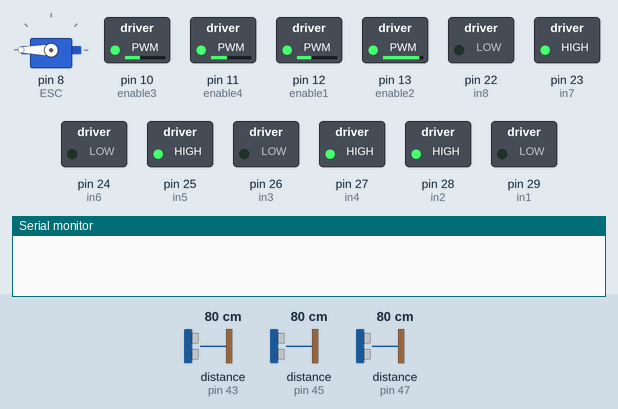
This sketch was run on a simulated Arduino Mega 2560, built with avr-gcc and run on an emulated ATmega2560. Parts: servo, switched loads named in the sketch (green lamp = pin HIGH), the last lines printed to the serial monitor. Wiring (inferred from the names in the program): 3 × ultrasonic range finder: trigger pin 42, echo pin 43 / trigger pin 44, echo pin 45 / trigger pin 46, echo pin 47. The test bench sets the inputs (shaded band); at power-on: distance to the obstacle (sensors on pin 45, pin 43, pin 47) 80 cm. The echo pulse lasts 58.3 µs per cm; random numbers use the default seed unless the sketch sets one; pins used as bus, display or sensor lines are not drawn.

Above: at 6.2 s.
6.3 s: distance to the obstacle (sensor on pin 45) set to 29 cm
7.8 s: distance to the obstacle (sensor on pin 45) set to 24 cm
At 8.7 s:
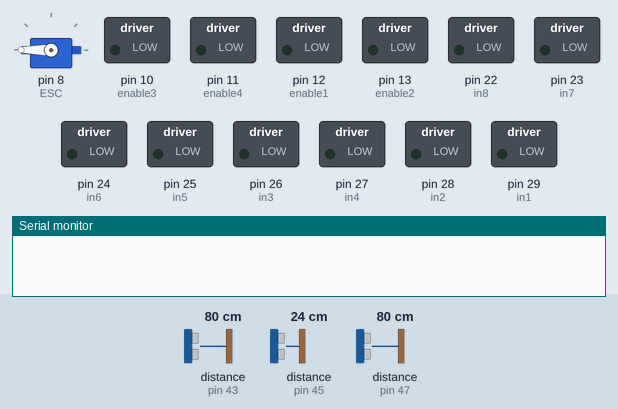
At 10.1 s:
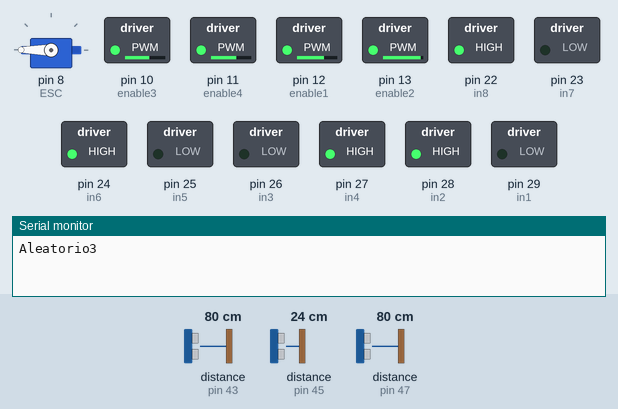
10.8 s: distance to the obstacle (sensor on pin 43) set to 27 cm
At 12.6 s:
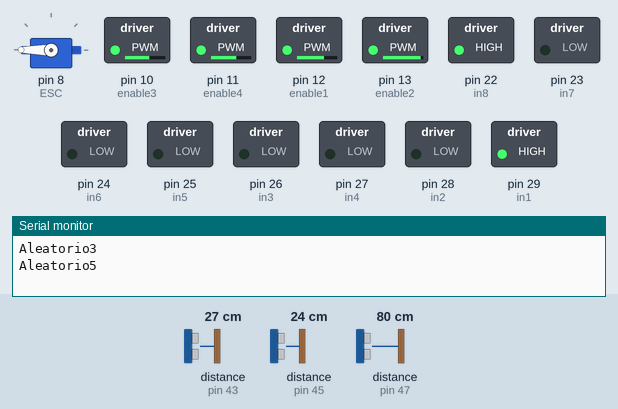
13.8 s: distance to the obstacle (sensor on pin 43) set to 23 cm
At 16.2 s:
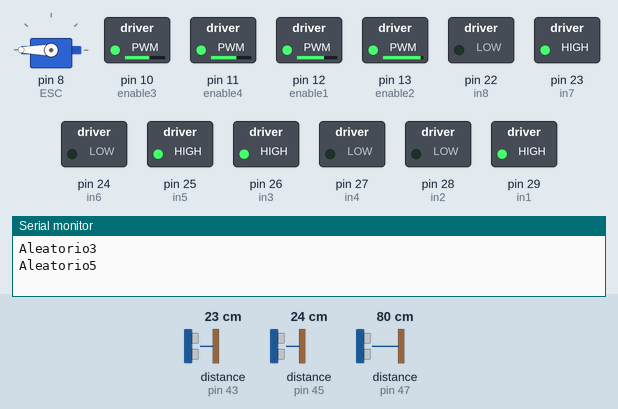
16.8 s: distance to the obstacle (sensor on pin 43) set to 250 cm
18.6 s: distance to the obstacle (sensor on pin 45) set to 35 cm
Timing chart, 0 to 21.8 s (numbered marks = the images above; inputs shaded):
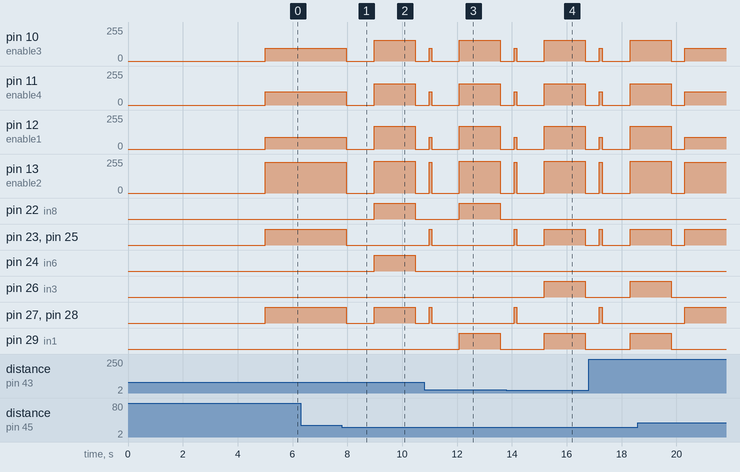

Measured:
- the behaviour switches between 27 and 26 cm on distance to the obstacle (sensor on pin 45) (found by bisection; images 0 and 1)
- the behaviour switches between 26 and 25 cm on distance to the obstacle (sensor on pin 43) (found by bisection; images 3 and 4)
- after the input at 6.3 s, every drawn part: stays the same
- after the input at 7.8 s, pin 10 (enable3): 95/255 → 0/255 after 0.17 s, → 155/255 1.0 s later, → 0/255 1.5 s later; pin 11 (enable4): 100/255 → 0/255 after 0.17 s, → 160/255 1.0 s later, → 0/255 1.5 s later

The sketch:

CodigoTCC.ino
```cpp
  // Trabalho de Conclusão de Curso em Engenharia de Controle e Automação
  // Protótipo de Robô Doméstico para Aspiração de Pó com Rodas Omnidirecionais
  // Leonardo Cristiano Küster

  #include <Ultrasonic.h>
  #include <Servo.h>

  #define sensorTrig1      46                     // Sensor Ultrassônico 1, Pino do Trig
  #define sensorEcho1      47                     // Sensor Ultrassônico 1, Pino do Echo
  #define sensorTrig2      44                     // Sensor Ultrassônico 2, Pino do Trig
  #define sensorEcho2      45                     // Sensor Ultrassônico 2, Pino do Echo
  #define sensorTrig3      42                     // Sensor Ultrassônico 3, Pino do Trig
  #define sensorEcho3      43                     // Sensor Ultrassônico 3, Pino do Echo
  #define in1              29                     // Motor Esquerdo Frontal, Pino 1
  #define in2              28                     // Motor Esquerdo Frontal, Pino 2
  #define in3              26                     // Motor Esquerdo Trazeiro, Pino 1
  #define in4              27                     // Motor Esquerdo Trazeiro, Pino 2
  #define in5              25                     // Motor Direito Frontal, Pino 1
  #define in6              24                     // Motor Direito Frontal, Pino 2
  #define in7              23                     // Motor Direito Trazeiro, Pino 1
  #define in8              22                     // Motor Direito Trazeiro, Pino 2
  #define enable1          12                     // Pino PWM para controle de Velocidade Motor Esquerdo Frontal
  #define enable2          13                     // Pino PWM para controle de Velocidade Motor Esquerdo Trazeiro
  #define enable3          10                     // Pino PWM para controle de Velocidade Motor Direito Frontal
  #define enable4          11                     // Pino PWM para controle de Velocidade Motor Direito Trazeiro
  #define VelocidadeMotor  170                    // Definição da Velocidade do Motor Esquerdo Frontal (0 a 255)
  #define VelocidadeMotor1 240                    // Definição da Velocidade do Motor Esquerdo Trazeiro (0 a 255)
  #define VelocidadeMotor2 155                    // Definição da Velocidade do Motor Direito Frontal (0 a 255)
  #define VelocidadeMotor3 160                    // Definição da Velocidade do Motor Direito Trazeiro (0 a 255)
  #define distLimite       25                     // Distância limite de 20 centímetros

  unsigned long pulsetime = 0;
  unsigned long distancia = 0;                    // Armazena o valor da Distância

  Servo ESC;

  void setup() {

    pinMode(enable1, OUTPUT);
    pinMode(enable2, OUTPUT);
    pinMode(enable3, OUTPUT);
    pinMode(enable4, OUTPUT);
    pinMode(in1, OUTPUT);
    pinMode(in2, OUTPUT);
    pinMode(in3, OUTPUT);
    pinMode(in4, OUTPUT);
    pinMode(in5, OUTPUT);
    pinMode(in6, OUTPUT);
    pinMode(in7, OUTPUT);
    pinMode(in8, OUTPUT);

    pinMode(sensorTrig1, OUTPUT);
    pinMode(sensorEcho1, INPUT);
    pinMode(sensorTrig2, OUTPUT);
    pinMode(sensorEcho2, INPUT);
    pinMode(sensorTrig3, OUTPUT);
    pinMode(sensorEcho3, INPUT);

    Serial.begin(9600);

    ESC.attach(8, 1000, 2000);
    ESC.write(0);

    delay(5000);                                  // Tempo de Espera antes de Inicializar

    ESC.write(180);                               // Potência definida para o ESC (0 a 180)

  }

  void FuncaoAleatoria();

  void loop() {

    int DistanciaFrente = 100;
    int DistanciaEsquerda = 100;
    int DistanciaDireita = 100;


    while(DistanciaFrente > distLimite && DistanciaEsquerda > distLimite && DistanciaDireita > distLimite){
      paraFrente();
      delay(10);
      DistanciaFrente = leDistancia(2);
      delay(25);
      DistanciaEsquerda = leDistancia(1);
      delay(25);
      DistanciaDireita = leDistancia(3);
      delay(25);
    }
    pararMotor();
    delay(1000);

    if(leDistancia(1) < distLimite){
      girarHorario(1500);
    }

    else{
      if(leDistancia(3) < distLimite){
        girarAntiHorario(1500);
      }
        else{
          FuncaoAleatoria();
        }
      }

    delay(500);

  }

  // Definição das funções realizadas pelo protótipo

  void pararMotor(){                              // Função para Parar todos os Motores

    analogWrite(enable1, 0);
    analogWrite(enable2, 0);
    analogWrite(enable3, 0);
    analogWrite(enable4, 0);
    digitalWrite(in1,LOW);
    digitalWrite(in2,LOW);
    digitalWrite(in3,LOW);
    digitalWrite(in4,LOW);
    digitalWrite(in5,LOW);
    digitalWrite(in6,LOW);
    digitalWrite(in7,LOW);
    digitalWrite(in8,LOW);

  }

  void paraFrente(){

    analogWrite(enable1, 90);
    analogWrite(enable2, 230);
    analogWrite(enable3, 95);
    analogWrite(enable4, 100);
    digitalWrite(in1,LOW);                        // Motor Esquerdo Frontal Sentido Anti-Horário
    digitalWrite(in2,HIGH);
    digitalWrite(in3,LOW);                        // Motor Esquerdo Trazeiro Sentido Anti-Horário
    digitalWrite(in4,HIGH);
    digitalWrite(in5,HIGH);                       // Motor Direito Frontal Sentido Horário
    digitalWrite(in6,LOW);
    digitalWrite(in7,HIGH);                       // Motor Direito Trazeiro Sentido Horário
    digitalWrite(in8,LOW);

  }

  void paraTras(long tempo){                      // Função para o Robô andar para trás

    analogWrite(enable1, VelocidadeMotor);
    analogWrite(enable2, VelocidadeMotor1);
    analogWrite(enable3, VelocidadeMotor2);
    analogWrite(enable4, VelocidadeMotor3);
    digitalWrite(in1,HIGH);                       // Motor Esquerdo Frontal Sentido Horário
    digitalWrite(in2,LOW);
    digitalWrite(in3,HIGH);                       // Motor Esquerdo Trazeiro Sentido Horário
    digitalWrite(in4,LOW);
    digitalWrite(in5,LOW);                        // Motor Direito Frontal Sentido Anti-Horário
    digitalWrite(in6,HIGH);
    digitalWrite(in7,LOW);                        // Motor Direito Trazeiro Sentido Anti-Horário
    digitalWrite(in8,HIGH);
    delay(tempo);                                 // Definição do tempo para executar função
    pararMotor();

  }

  void direcaoEsquerda (long tempo){              // Função para Fazer com que o Robô vá para Esquerda por Determinado Tempo

    analogWrite(enable1, VelocidadeMotor);
    analogWrite(enable2, VelocidadeMotor1);
    analogWrite(enable3, VelocidadeMotor2);
    analogWrite(enable4, VelocidadeMotor3);
    digitalWrite(in1,LOW);                        // Motor Esquerdo Frontal Sentido Anti-Horário
    digitalWrite(in2,HIGH);
    digitalWrite(in3,HIGH);                       // Motor Esquerdo Trazeiro Sentido Horário
    digitalWrite(in4,LOW);
    digitalWrite(in5,LOW);                        // Motor Direito Frontal Sentido Anti-Horário
    digitalWrite(in6,HIGH);
    digitalWrite(in7,HIGH);                       // Motor Direito Trazeiro Sentido Horário
    digitalWrite(in8,LOW);
    delay(tempo);                                 // Definição do tempo para executar função
    pararMotor();

  }

  void direcaoDireita (long tempo){               // Função para Fazer com que o Robô vá para Direita por Determinado Tempo

    analogWrite(enable1, VelocidadeMotor);
    analogWrite(enable2, VelocidadeMotor1);
    analogWrite(enable3, VelocidadeMotor2);
    analogWrite(enable4, VelocidadeMotor3);
    digitalWrite(in1,HIGH);                       // Motor Esquerdo Frontal Sentido Horário
    digitalWrite(in2,LOW);
    digitalWrite(in3,LOW);                        // Motor Esquerdo Trazeiro Sentido Anti-Horário
    digitalWrite(in4,HIGH);
    digitalWrite(in5,HIGH);                       // Motor Direito Frontal Sentido Horário
    digitalWrite(in6,LOW);
    digitalWrite(in7,LOW);                        // Motor Direito Trazeiro Sentido Anti-Horário
    digitalWrite(in8,HIGH);
    delay(tempo);                                 // Definição do tempo para executar função
    pararMotor();

  }

  void girarHorario (long tempo){                 // Função para o Robô girar x graus no sentido Horário

    analogWrite(enable1, VelocidadeMotor);
    analogWrite(enable2, VelocidadeMotor1);
    analogWrite(enable3, VelocidadeMotor2);
    analogWrite(enable4, VelocidadeMotor3);
    digitalWrite(in1,LOW);                        // Motor Esquerdo Frontal Sentido Anti-Horário
    digitalWrite(in2,HIGH);
    digitalWrite(in3,LOW);                        // Motor Esquerdo Trazeiro Sentido Anti-Horário
    digitalWrite(in4,HIGH);
    digitalWrite(in5,LOW);                        // Motor Direito Frontal Sentido Anti-Horário
    digitalWrite(in6,HIGH);
    digitalWrite(in7,LOW);                        // Motor Direito Trazeiro Sentido Anti-Horário
    digitalWrite(in8,HIGH);
    delay(tempo);                                 // Definição do tempo para executar função
    pararMotor();

  }

  void girarAntiHorario (long tempo){             // Função para o Robô girar x graus no sentido Anti-Horário

    analogWrite(enable1, VelocidadeMotor);
    analogWrite(enable2, VelocidadeMotor1);
    analogWrite(enable3, VelocidadeMotor2);
    analogWrite(enable4, VelocidadeMotor3);
    digitalWrite(in1,HIGH);                       // Motor Esquerdo Frontal Sentido Horário
    digitalWrite(in2,LOW);
    digitalWrite(in3,HIGH);                       // Motor Esquerdo Trazeiro Sentido Horário
    digitalWrite(in4,LOW);
    digitalWrite(in5,HIGH);                       // Motor Direito Frontal Sentido Horário
    digitalWrite(in6,LOW);
    digitalWrite(in7,HIGH);                       // Motor Direito Trazeiro Sentido Horário
    digitalWrite(in8,LOW);
    delay(tempo);                                 // Definição do tempo para executar função
    pararMotor();

  }

  void direcaoDiagonalDireitaTras (long tempo){   // Função para Fazer com que o Robô vá para Diagonal Direita Trás por Determinado Tempo

    analogWrite(enable1, VelocidadeMotor);
    analogWrite(enable2, VelocidadeMotor1);
    analogWrite(enable3, VelocidadeMotor2);
    analogWrite(enable4, VelocidadeMotor3);
    digitalWrite(in1,HIGH);                       // Motor Esquerdo Frontal Sentido Horário
    digitalWrite(in2,LOW);
    digitalWrite(in7,LOW);                        // Motor Direito Trazeiro Sentido Anti-Horário
    digitalWrite(in8,HIGH);
    delay(tempo);                                 // Definição do tempo para executar função
    pararMotor();

  }

  void direcaoDiagonalEsquerdaTras(long tempo){   // Função para Fazer com que o Robô vá para Diagonal Esquerda Trás por Determinado Tempo

    analogWrite(enable1, VelocidadeMotor);
    analogWrite(enable2, VelocidadeMotor1);
    analogWrite(enable3, VelocidadeMotor2);
    analogWrite(enable4, VelocidadeMotor3);
    digitalWrite(in3,HIGH);                       // Motor Esquerdo Trazeiro Sentido Horário
    digitalWrite(in4,LOW);
    digitalWrite(in5,LOW);                        // Motor Direito Frontal Sentido Anti-Horário
    digitalWrite(in6,HIGH);
    delay(tempo);                                 // Definição do tempo para executar função
    pararMotor();

  }

  int leDistancia(int sensor){                    // Função para ler a distância do sensor

    int sensorTrig = 0;
    int sensorEcho = 0;

    switch(sensor){

            case 1: sensorTrig = sensorTrig1;
                    sensorEcho = sensorEcho1;
                    break;

            case 2: sensorTrig = sensorTrig2;
                    sensorEcho = sensorEcho2;
                    break;

            case 3: sensorTrig = sensorTrig3;
                    sensorEcho = sensorEcho3;
                    break;

            default: break;

    }
    digitalWrite(sensorTrig, LOW);
    digitalWrite(sensorTrig, HIGH);
    delayMicroseconds(10);
    digitalWrite(sensorTrig, LOW);
    pulsetime = pulseIn(sensorEcho, HIGH);
    return pulsetime/58;                          // Converte a distância em centímetros e retorna

  }

  void FuncaoAleatoria(){

    int Numero = random(1,6);
    Serial.print("Aleatorio");
    Serial.println(Numero);

    switch(Numero){
      case 1: direcaoEsquerda(1500); break;
      case 2: direcaoDireita(1500); break;
      case 3: girarHorario(1500); break;
      case 4: girarAntiHorario(1500); break;
      case 5: direcaoDiagonalDireitaTras(1500); break;
      case 6: direcaoDiagonalEsquerdaTras(1500); break;
      default: pararMotor; break;
    };
  }
```
